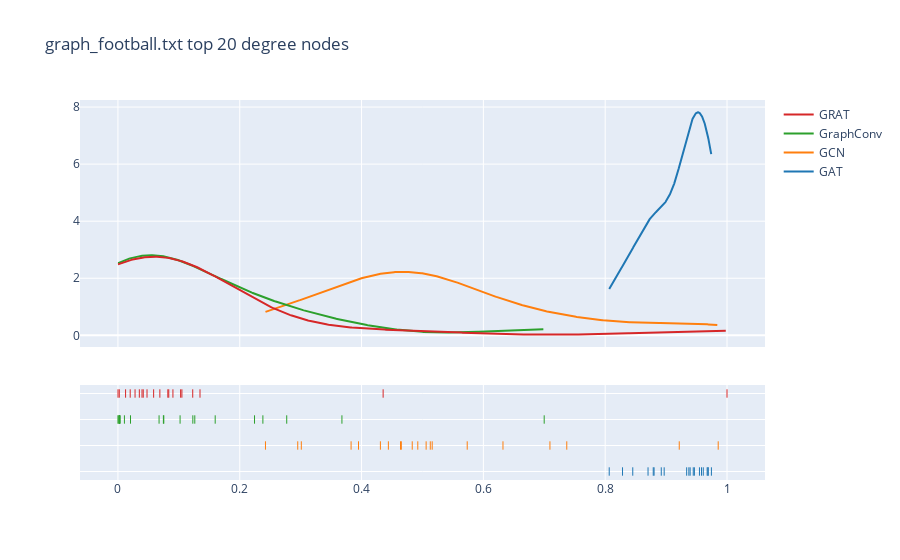

Notebook code cell kept with this figure:
### Code cell
fig = ff.create_distplot(np.array(D).T, D.columns, show_hist = False, histnorm = 'probability density')
fig.update_layout(title = f"{Graphs[0]} top {k} degree nodes")
fig.show()

### Figure 1 — Plotly figure (JSON) as saved in the notebook; plotly's stock layout.template omitted (floating-point values rounded to 4 significant figures; data arrays with more than 128 entries replaced by an {"elided": "..."} marker saying what was removed)
{"data": [{"legendgroup": "GAT", "marker": {"color": "rgb(31, 119, 180)"}, "mode": "lines", "name": "GAT", "showlegend": true, "type": "scatter", "x": {"elided": "500 float values"}, "xaxis": "x", "y": {"elided": "500 float values"}, "yaxis": "y"}, {"legendgroup": "GCN", "marker": {"color": "rgb(255, 127, 14)"}, "mode": "lines", "name": "GCN", "showlegend": true, "type": "scatter", "x": {"elided": "500 float values"}, "xaxis": "x", "y": {"elided": "500 float values"}, "yaxis": "y"}, {"legendgroup": "GraphConv", "marker": {"color": "rgb(44, 160, 44)"}, "mode": "lines", "name": "GraphConv", "showlegend": true, "type": "scatter", "x": {"elided": "500 float values"}, "xaxis": "x", "y": {"elided": "500 float values"}, "yaxis": "y"}, {"legendgroup": "GRAT", "marker": {"color": "rgb(214, 39, 40)"}, "mode": "lines", "name": "GRAT", "showlegend": true, "type": "scatter", "x": {"elided": "500 float values"}, "xaxis": "x", "y": {"elided": "500 float values"}, "yaxis": "y"}, {"legendgroup": "GAT", "marker": {"color": "rgb(31, 119, 180)", "symbol": "line-ns-open"}, "mode": "markers", "name": "GAT", "showlegend": false, "type": "scatter", "x": [0.9446, 0.8704, 0.9674, 0.9338, 0.8921, 0.8453, 0.9374, 0.8285, 0.8066, 0.9395, 0.9744, 0.9465, 0.9689, 0.9548, 0.961, 0.8803, 0.969, 0.9581, 0.8789, 0.8969], "xaxis": "x", "y": ["GAT", "GAT", "GAT", "GAT", "GAT", "GAT", "GAT", "GAT", "GAT", "GAT", "GAT", "GAT", "GAT", "GAT", "GAT", "GAT", "GAT", "GAT", "GAT", "GAT"], "yaxis": "y2"}, {"legendgroup": "GCN", "marker": {"color": "rgb(255, 127, 14)", "symbol": "line-ns-open"}, "mode": "markers", "name": "GCN", "showlegend": false, "type": "scatter", "x": [0.3011, 0.5735, 0.9856, 0.431, 0.2952, 0.3828, 0.4832, 0.395, 0.2423, 0.464, 0.444, 0.5128, 0.9216, 0.4923, 0.7369, 0.516, 0.4653, 0.6322, 0.506, 0.7093], "xaxis": "x", "y": ["GCN", "GCN", "GCN", "GCN", "GCN", "GCN", "GCN", "GCN", "GCN", "GCN", "GCN", "GCN", "GCN", "GCN", "GCN", "GCN", "GCN", "GCN", "GCN", "GCN"], "yaxis": "y2"}, {"legendgroup": "GraphConv", "marker": {"color": "rgb(44, 160, 44)", "symbol": "line-ns-open"}, "mode": "markers", "name": "GraphConv", "showlegend": false, "type": "scatter", "x": [0.0004038, 0.02064, 0.6999, 0.1262, 0.00373, 0.002548, 0.06753, 0.002621, 0.0003642, 0.00261, 0.01064, 0.3678, 0.2243, 0.1021, 0.123, 0.238, 0.07461, 0.2771, 0.1597, 0.07532], "xaxis": "x", "y": ["GraphConv", "GraphConv", "GraphConv", "GraphConv", "GraphConv", "GraphConv", "GraphConv", "GraphConv", "GraphConv", "GraphConv", "GraphConv", "GraphConv", "GraphConv", "GraphConv", "GraphConv", "GraphConv", "GraphConv", "GraphConv", "GraphConv", "GraphConv"], "yaxis": "y2"}, {"legendgroup": "GRAT", "marker": {"color": "rgb(214, 39, 40)", "symbol": "line-ns-open"}, "mode": "markers", "name": "GRAT", "showlegend": false, "type": "scatter", "x": [0.03512, 0.02812, 0.04154, 0.05863, 0.000104, 0.02015, 0.04775, 0.002223, 0.1029, 0.4354, 1, 0.03952, 0.1347, 0.09029, 0.06884, 0.1228, 0.01254, 0.105, 0.08191, 0.08346], "xaxis": "x", "y": ["GRAT", "GRAT", "GRAT", "GRAT", "GRAT", "GRAT", "GRAT", "GRAT", "GRAT", "GRAT", "GRAT", "GRAT", "GRAT", "GRAT", "GRAT", "GRAT", "GRAT", "GRAT", "GRAT", "GRAT"], "yaxis": "y2"}], "layout": {"barmode": "overlay", "hovermode": "closest", "legend": {"traceorder": "reversed"}, "title": {"text": "graph_football.txt top 20 degree nodes"}, "xaxis": {"anchor": "y2", "domain": [0, 1], "zeroline": false}, "yaxis": {"anchor": "free", "domain": [0.35, 1], "position": 0}, "yaxis2": {"anchor": "x", "domain": [0, 0.25], "dtick": 1, "showticklabels": false}}}
